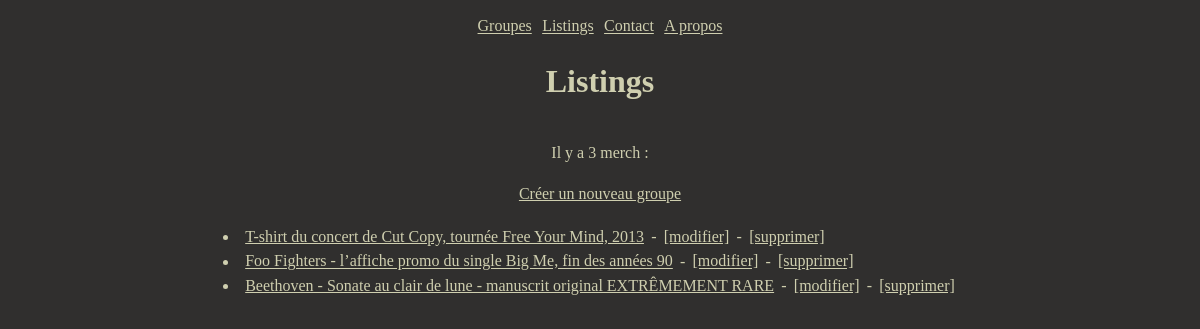
/listings/, run on the app's committed database.
### listings/models.py (models this page shows, shortened)
class Listing(models.Model):
    class Type(models.TextChoices):
        RECORDS = 'RECORDS'
        CLOTHING = 'CLOTHING'
        POSTERS = 'POSTERS'
        MISCELLANEOUS = 'MISCELLANEOUS'
    title = models.fields.CharField(max_length=100)
    description = models.fields.CharField(max_length=500)
    sold = models.fields.BooleanField(default=False)
    year = models.fields.IntegerField()
    type = models.fields.CharField(choices=Type.choices, max_length=25)
    band = models.ForeignKey(Band, null=True, on_delete=models.SET_NULL)

### listings/views.py (the view)
# urls.py: path("listings/", views.listings_list, name='listings_list'),
def listings_list(request):
    listings = Listing.objects.all()
    return render(request, 'listings/listings_list.html',
                  context={'listings': listings})

### listings/templates/listings/listings_list.html
{% extends 'listings/base.html' %}
{% block content %}
    <h1>Listings</h1>
    <p>Il y a {{ listings|length }} merch :</p>
    <a href="{% url 'listings-create' %}">Créer un nouveau groupe</a>
    <ul>
        {% for listing in listings %}
        <li><a href="{% url 'listings-detail' listing.id %}">{{ listing.title }}</a>
            - <a href="{% url 'listings-update' listing.id %}">[modifier]</a>
            - <a href="{% url 'listings-delete' listing.id %}">[supprimer]</a></li>
        {% endfor %}
    </ul>
{% endblock %}

### listings/static/listings/styles.css (style rules this page uses)
* { background-color: rgb(48, 47, 46); color:rgb(207, 207, 175); padding: 0.2rem; }
body { display: flex; flex-direction: column; align-items: center; justify-content: center; }

### data on the page
Listing: title "T-shirt du concert de Cut Copy, tournée Free Your Mind, 2013"
Listing: title "Foo Fighters - l’affiche promo du single Big Me, fin des années 90"
Listing: title "Beethoven - Sonate au clair de lune - manuscrit original EXTRÊMEMENT RARE"

### other printed values
{{ listings|length }} "3"
